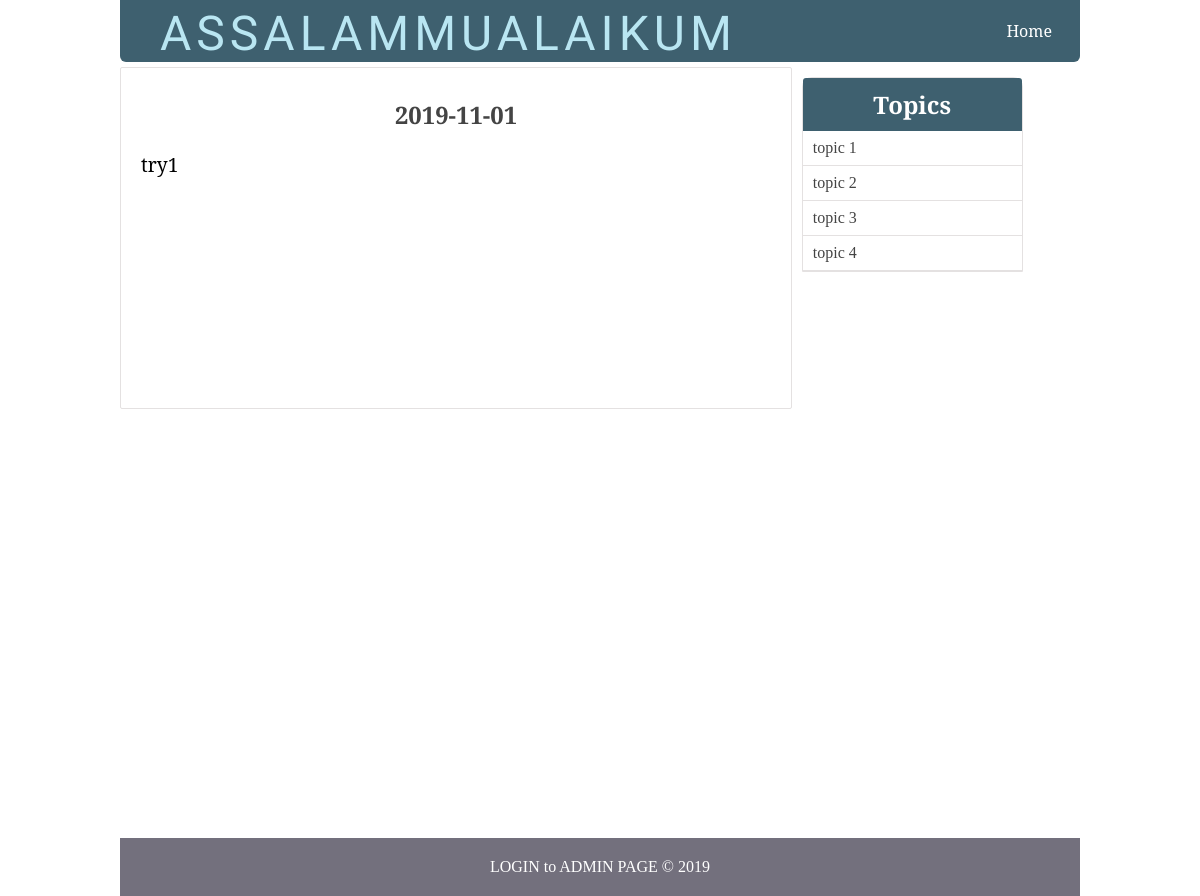
The page /single_post.php?post-slug=2019-11-01 on the database its author committed.
### tables this page shows
CREATE TABLE `posts` (
  `id` int(11) NOT NULL,
  `user_id` int(11) DEFAULT NULL,
  `title` varchar(255) NOT NULL,
  `slug` varchar(255) NOT NULL,
  `views` int(11) NOT NULL DEFAULT 0,
  `image` varchar(255) NOT NULL,
  `body` text NOT NULL,
  `published` tinyint(1) NOT NULL,
  `created_at` timestamp NOT NULL DEFAULT current_timestamp() ON UPDATE current_timestamp(),
  `updated_at` timestamp NOT NULL DEFAULT '0000-00-00 00:00:00'
);

CREATE TABLE `topics` (
  `id` int(11) NOT NULL,
  `name` varchar(255) NOT NULL,
  `slug` varchar(255) NOT NULL
);

### includes/public_functions.php (called while the page is built, shortened)
<?php
function getPostTopic($post_id){
	global $conn;
	$sql = "SELECT * FROM topics WHERE id=
			(SELECT topic_id FROM post_topic WHERE post_id=$post_id) LIMIT 1";
	$result = mysqli_query($conn, $sql);
	$topic = mysqli_fetch_assoc($result);
	return $topic;
}
function getPost($slug){
	global $conn;
	$post_slug = $_GET['post-slug'];
	$sql = "SELECT * FROM posts WHERE slug='$post_slug' AND published=true";
	$result = mysqli_query($conn, $sql);
	$post = mysqli_fetch_assoc($result);
	if ($post) {
		$post['topic'] = getPostTopic($post['id']);
	}
	return $post;
}
function getAllTopics()
{
	global $conn;
	$sql = "SELECT * FROM topics";
	$result = mysqli_query($conn, $sql);
	$topics = mysqli_fetch_all($result, MYSQLI_ASSOC);
	return $topics;
}
?>

### single_post.php (the view, shortened to what this page needs)
<?php  include('config.php'); ?>
<?php  include('includes/public_functions.php'); ?>
<?php
	if (isset($_GET['post-slug'])) {
		$post = getPost($_GET['post-slug']);
	}
	$topics = getAllTopics();
?>
<?php include('includes/head_section.php'); ?>
</head>
<body>
<div class="container">
		<?php include( ROOT_PATH . '/includes/navbar.php'); ?>
	<div class="content" >
		<div class="post-wrapper">
			<div class="full-post-div">
			<?php if ($post['published'] == false): ?>
				<h2 class="post-title">Sorry... This post has not been published</h2>
			<?php else: ?>
				<h2 class="post-title"><?php echo $post['title']; ?></h2>
				<div class="post-body-div">
					<?php echo html_entity_decode($post['body']); ?>
				</div>
			<?php endif ?>
			</div>
		</div>
		<div class="post-sidebar">
			<div class="card">
				<div class="card-header">
					<h2>Topics</h2>
				</div>
				<div class="card-content">
					<?php foreach ($topics as $topic): ?>
						<a
							href="<?php echo BASE_URL . 'filtered_posts.php?topic=' . $topic['id'] ?>">
							<?php echo $topic['name']; ?>
						</a>
					<?php endforeach ?>
				</div>
			</div>
		</div>
	</div>
</div>
<?php include( ROOT_PATH . '/includes/footer.php'); ?>

### static/css/public_styling.css (style rules this page uses)
* { margin: 0px; padding: 0px; }
html { height: 100%; box-sizing: border-box; }
body { position: relative; margin: 0; padding-bottom: 6rem; min-height: 100%; }
h1, h2, h3, h4, h5, h6 { color: #444; font-family: 'Averia Serif Libre', cursive; }
a { text-decoration: none; }
.container { width: 80%; margin: 0px auto; }
.content { margin: 5px auto; border-radius: 5px; min-height: 400px; }
.content:after { content: ""; display: block; clear: both; }
.content .post-wrapper { width: 70%; float: left; min-height: 250px; }
.full-post-div { min-height: 300px; padding: 20px; border: 1px solid #e4e1e1; border-radius: 2px; }
.full-post-div h2.post-title { margin: 10px auto 20px; text-align: center; }
.post-body-div { font-family: 'Noto Serif', serif; font-size: 1.2em; }
.post-body-div p { margin:20px 0px; }
.post-sidebar { width: 24%; float: left; margin-left: 5px; min-height: 400px; }
.post-sidebar .card { width: 95%; margin: 10px auto; border: 1px solid #e4e1e1; border-radius: 10px 10px 0px 0px; }
.post-sidebar .card .card-header { padding: 10px; text-align: center; border-radius: 3px 3px 0px 0px; background: #3E606F; }
.post-sidebar .card .card-header h2 { color: white; }
.post-sidebar .card .card-content a { display: block; box-sizing: border-box; padding: 8px 10px; border-bottom: 1px solid #e4e1e1; color: #444; }

### rows shown on the page
posts: title "2019-11-01", body "try1"
topics: name "topic 1"
topics: name "topic 2"
topics: name "topic 3"
topics: name "topic 4"
